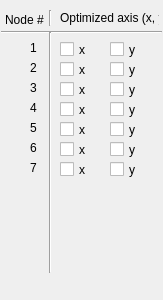
<ui version="4.0" >
 <class>Form</class>
 <widget class="QWidget" name="Form" >
  <property name="geometry" >
   <rect>
    <x>0</x>
    <y>0</y>
    <width>163</width>
    <height>300</height>
   </rect>
  </property>
  <property name="windowTitle" >
   <string>Form</string>
  </property>
  <widget class="Line" name="line_3" >
   <property name="geometry" >
    <rect>
     <x>40</x>
     <y>10</y>
     <width>20</width>
     <height>16</height>
    </rect>
   </property>
   <property name="orientation" >
    <enum>Qt::Vertical</enum>
   </property>
  </widget>
  <widget class="QLabel" name="label_2" >
   <property name="geometry" >
    <rect>
     <x>5</x>
     <y>10</y>
     <width>41</width>
     <height>20</height>
    </rect>
   </property>
   <property name="text" >
    <string>Node #</string>
   </property>
  </widget>
  <widget class="QLabel" name="label_3" >
   <property name="geometry" >
    <rect>
     <x>60</x>
     <y>10</y>
     <width>99</width>
     <height>16</height>
    </rect>
   </property>
   <property name="text" >
    <string>Optimized axis (x, y)</string>
   </property>
  </widget>
  <widget class="Line" name="line_2" >
   <property name="geometry" >
    <rect>
     <x>1</x>
     <y>24</y>
     <width>161</width>
     <height>16</height>
    </rect>
   </property>
   <property name="orientation" >
    <enum>Qt::Horizontal</enum>
   </property>
  </widget>
  <widget class="QLabel" name="label" >
   <property name="geometry" >
    <rect>
     <x>30</x>
     <y>40</y>
     <width>16</width>
     <height>16</height>
    </rect>
   </property>
   <property name="text" >
    <string>1</string>
   </property>
  </widget>
  <widget class="QLabel" name="label_5" >
   <property name="geometry" >
    <rect>
     <x>30</x>
     <y>80</y>
     <width>16</width>
     <height>16</height>
    </rect>
   </property>
   <property name="text" >
    <string>3</string>
   </property>
  </widget>
  <widget class="QLabel" name="label_7" >
   <property name="geometry" >
    <rect>
     <x>30</x>
     <y>120</y>
     <width>16</width>
     <height>16</height>
    </rect>
   </property>
   <property name="text" >
    <string>5</string>
   </property>
  </widget>
  <widget class="QLabel" name="label_4" >
   <property name="geometry" >
    <rect>
     <x>30</x>
     <y>60</y>
     <width>16</width>
     <height>16</height>
    </rect>
   </property>
   <property name="text" >
    <string>2</string>
   </property>
  </widget>
  <widget class="QLabel" name="label_6" >
   <property name="geometry" >
    <rect>
     <x>30</x>
     <y>100</y>
     <width>16</width>
     <height>16</height>
    </rect>
   </property>
   <property name="text" >
    <string>4</string>
   </property>
  </widget>
  <widget class="QLabel" name="label_8" >
   <property name="geometry" >
    <rect>
     <x>30</x>
     <y>140</y>
     <width>16</width>
     <height>16</height>
    </rect>
   </property>
   <property name="text" >
    <string>6</string>
   </property>
  </widget>
  <widget class="QLabel" name="label_9" >
   <property name="geometry" >
    <rect>
     <x>30</x>
     <y>160</y>
     <width>16</width>
     <height>16</height>
    </rect>
   </property>
   <property name="text" >
    <string>7</string>
   </property>
  </widget>
  <widget class="QCheckBox" name="node4_Y" >
   <property name="geometry" >
    <rect>
     <x>110</x>
     <y>100</y>
     <width>31</width>
     <height>19</height>
    </rect>
   </property>
   <property name="text" >
    <string>y</string>
   </property>
  </widget>
  <widget class="QCheckBox" name="node5_Y" >
   <property name="geometry" >
    <rect>
     <x>110</x>
     <y>120</y>
     <width>31</width>
     <height>19</height>
    </rect>
   </property>
   <property name="text" >
    <string>y</string>
   </property>
  </widget>
  <widget class="QCheckBox" name="node6_Y" >
   <property name="geometry" >
    <rect>
     <x>110</x>
     <y>140</y>
     <width>31</width>
     <height>19</height>
    </rect>
   </property>
   <property name="text" >
    <string>y</string>
   </property>
  </widget>
  <widget class="QCheckBox" name="node7_Y" >
   <property name="geometry" >
    <rect>
     <x>110</x>
     <y>160</y>
     <width>31</width>
     <height>19</height>
    </rect>
   </property>
   <property name="text" >
    <string>y</string>
   </property>
  </widget>
  <widget class="QCheckBox" name="node2_Y" >
   <property name="geometry" >
    <rect>
     <x>110</x>
     <y>60</y>
     <width>31</width>
     <height>19</height>
    </rect>
   </property>
   <property name="text" >
    <string>y</string>
   </property>
  </widget>
  <widget class="QCheckBox" name="node3_Y" >
   <property name="geometry" >
    <rect>
     <x>110</x>
     <y>80</y>
     <width>31</width>
     <height>19</height>
    </rect>
   </property>
   <property name="text" >
    <string>y</string>
   </property>
  </widget>
  <widget class="QCheckBox" name="node1_Y" >
   <property name="geometry" >
    <rect>
     <x>110</x>
     <y>40</y>
     <width>31</width>
     <height>19</height>
    </rect>
   </property>
   <property name="text" >
    <string>y</string>
   </property>
  </widget>
  <widget class="QCheckBox" name="node1_X" >
   <property name="geometry" >
    <rect>
     <x>60</x>
     <y>40</y>
     <width>31</width>
     <height>19</height>
    </rect>
   </property>
   <property name="text" >
    <string>x</string>
   </property>
  </widget>
  <widget class="QCheckBox" name="node2_X" >
   <property name="geometry" >
    <rect>
     <x>60</x>
     <y>60</y>
     <width>31</width>
     <height>19</height>
    </rect>
   </property>
   <property name="text" >
    <string>x</string>
   </property>
  </widget>
  <widget class="QCheckBox" name="node3_X" >
   <property name="geometry" >
    <rect>
     <x>60</x>
     <y>80</y>
     <width>31</width>
     <height>19</height>
    </rect>
   </property>
   <property name="text" >
    <string>x</string>
   </property>
  </widget>
  <widget class="Line" name="line" >
   <property name="geometry" >
    <rect>
     <x>40</x>
     <y>32</y>
     <width>20</width>
     <height>241</height>
    </rect>
   </property>
   <property name="orientation" >
    <enum>Qt::Vertical</enum>
   </property>
  </widget>
  <widget class="QCheckBox" name="node7_X" >
   <property name="geometry" >
    <rect>
     <x>60</x>
     <y>160</y>
     <width>31</width>
     <height>19</height>
    </rect>
   </property>
   <property name="text" >
    <string>x</string>
   </property>
  </widget>
  <widget class="QCheckBox" name="node6_X" >
   <property name="geometry" >
    <rect>
     <x>60</x>
     <y>140</y>
     <width>31</width>
     <height>19</height>
    </rect>
   </property>
   <property name="text" >
    <string>x</string>
   </property>
  </widget>
  <widget class="QCheckBox" name="node5_X" >
   <property name="geometry" >
    <rect>
     <x>60</x>
     <y>120</y>
     <width>31</width>
     <height>19</height>
    </rect>
   </property>
   <property name="text" >
    <string>x</string>
   </property>
  </widget>
  <widget class="QCheckBox" name="node4_X" >
   <property name="geometry" >
    <rect>
     <x>60</x>
     <y>100</y>
     <width>31</width>
     <height>19</height>
    </rect>
   </property>
   <property name="text" >
    <string>x</string>
   </property>
  </widget>
 </widget>
 <resources/>
 <connections/>
</ui>
